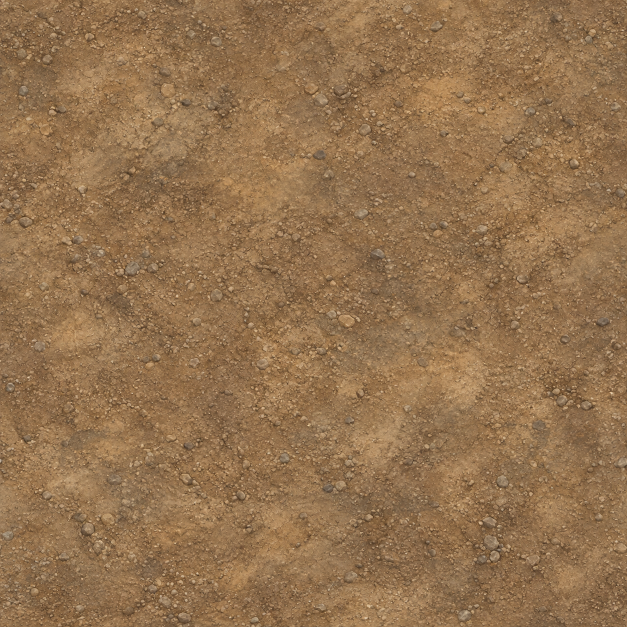
#> input picture art/ground-materials/v0.1.9.0/earth-a.png, 1254 x 1254 px (shown at 1/2 size)
$ python optimize-map-art.py
#> lines starting #> are read from the running program, lines starting #| are printed output that depends on the picture
"""Export existing map art to sized, content-hashed WebP files (requires Pillow)."""
from pathlib import Path
from io import BytesIO
import hashlib
import json
import re
from PIL import Image, ImageChops, features

ROOT = Path(__file__).resolve().parents[1]
OUTPUT = ROOT / "public/assets/maps/red-banner/modular"
CONFIG = (
    ("ground", "ground-earth-a", "art/ground-materials/v0.1.9.0/earth-a.png", 512, False),
    ("groundVariant", "ground-earth-b", "art/ground-materials/v0.1.9.0/earth-b.png", 512, False),
    ("grass", "ground-grass-a", "art/ground-materials/v0.1.9.0/grass-a.png", 512, False),
    ("grassVariant", "ground-grass-b", "art/ground-materials/v0.1.9.0/grass-b.png", 512, False),
    ("tree", "tree-spruce", "art/map-style-samples/v1/tree-style-v1.png", 768, True),
    ("cliff", "rock-outcrop", "art/terrain-readability/v0.1.5.2/rock-outcrop.png", 768, True),
    ("water", "river-water", "art/terrain-readability/v0.1.5.2/river-water.png", 512, False),
    ("treeBroadleaf", "tree-broadleaf", "art/map-expansion/v1/tree-broadleaf.png", 384, True),
    ("shrub", "shrub", "art/map-expansion/v1/shrub.png", 256, True),
    ("stones", "stones", "art/map-expansion/v1/stones.png", 256, True),
    ("hill", "grassy-knoll", "art/map-expansion/v1/hill.png", 384, True),
)


def main():
    OUTPUT.mkdir(parents=True, exist_ok=True)
    assets = []
    files = {}
    for kind, name, source_name, max_width, alpha in CONFIG:
        source = ROOT / source_name
        with Image.open(source) as original:
#> original is the input picture: PIL image 1254x1254 RGB; mean R, G, B 147.6, 114.4, 79.1
            original.load()
            image = original.convert("RGBA" if alpha else "RGB")
            if image.width > max_width:
                size = (max_width, round(image.height * max_width / image.width))
#> size = (512, 512)
                image = image.resize(size, Image.Resampling.LANCZOS)
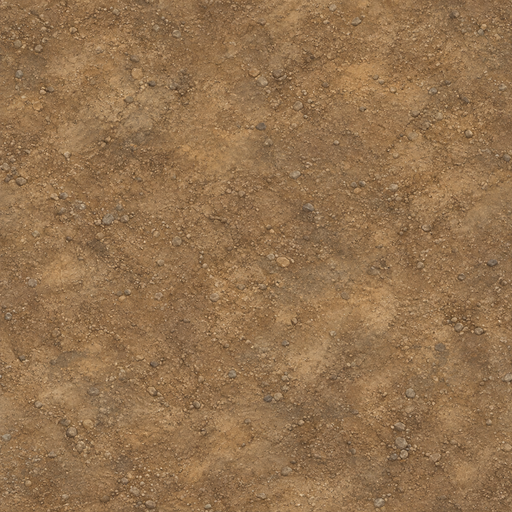
#> image: PIL image 512x512 RGB; mean R, G, B 147.6, 114.4, 79.1
            stream = BytesIO()
            image.save(stream, format="WEBP", quality=88, method=6, exact=True)
            payload = stream.getvalue()
            digest = hashlib.sha256(payload).hexdigest()
            filename = f"{name}.{digest[:12]}.webp"
            with Image.open(BytesIO(payload)) as decoded:
                decoded.load()
                assert decoded.size == image.size
                if alpha:
                    assert decoded.mode == "RGBA"
                    assert decoded.getchannel("A").getextrema() == (0, 255)
                    assert ImageChops.difference(image.getchannel("A"), decoded.getchannel("A")).getbbox() is None
                else:
                    assert decoded.mode == "RGB"
            (OUTPUT / filename).write_bytes(payload)
            files[kind] = "modular/" + filename
            assets.append({
                "asset_id": "modular_" + kind, "filename": filename,
                "source": str(source.relative_to(ROOT)).replace("\\", "/"),
                "source_type": "ai_generated", "generator": "built-in image_gen (original source)",
                "processing": {"encoder": "Pillow / libwebp", "webp_version": features.version("webp"),
                               "quality": 88, "method": 6, "resampling": "LANCZOS"},
                "source_width_px": original.width, "source_height_px": original.height,
                "width_px": image.width, "height_px": image.height, "has_alpha": alpha,
                "alpha_matches_resized_source": True if alpha else None,
                "source_file_bytes": source.stat().st_size,
                "source_sha256": hashlib.sha256(source.read_bytes()).hexdigest(),
                "file_bytes": len(payload), "sha256": digest,
                "status": "integrated", "visual_approved": False,
            })
#> pass 2 of the loop in main, `for kind, name, source_name, max_width, alpha in CONFIG:`:
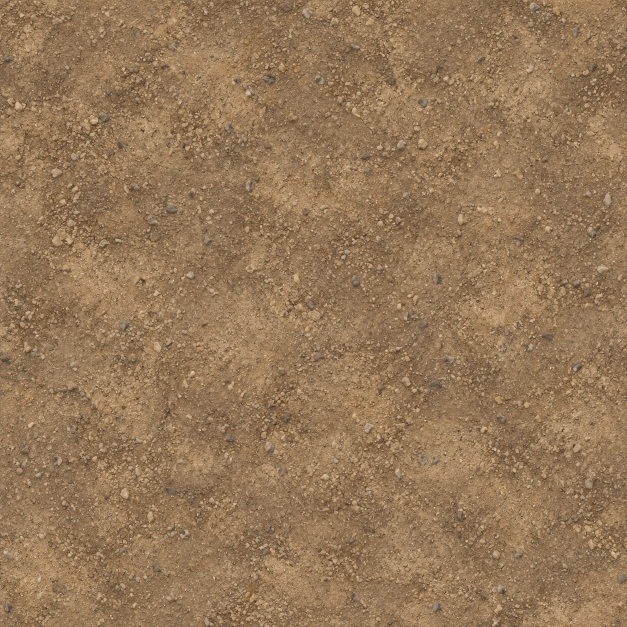
#> input picture art/ground-materials/v0.1.9.0/earth-b.png, 1254 x 1254 px (shown at 1/2 size)
#> in main, original is the input picture: PIL image 1254x1254 RGB; mean R, G, B 149.6, 119.9, 88.4
#> in main, `image = image.resize(size, Image.Resampling.LANCZOS)`:
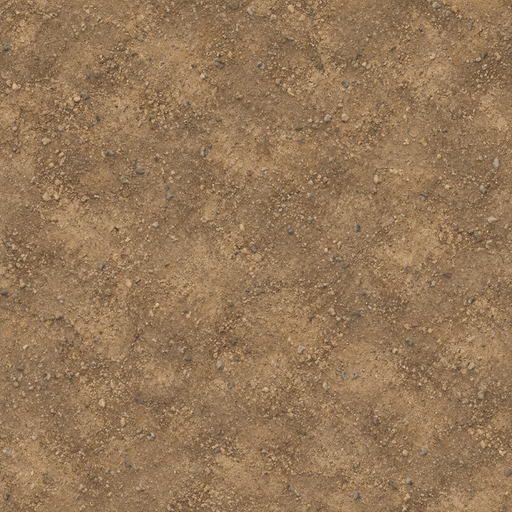
#> image: PIL image 512x512 RGB; mean R, G, B 149.6, 119.9, 88.4
    before = sum(asset["source_file_bytes"] for asset in assets)
    after = sum(asset["file_bytes"] for asset in assets)
    assert after <= 1024 * 1024, "Core map assets exceed the 1 MiB budget"
    version = re.search(r'GAME_VERSION = "([^"]+)"', (ROOT / "src/version.ts").read_text(encoding="utf-8")).group(1)
    manifest = {"game_version": version, "source_total_bytes": before,
                "runtime_total_bytes": after, "reduction_percent": round((1 - after/before)*100, 2),
                "assets": assets}
    (OUTPUT / "manifest.json").write_text(json.dumps(manifest, ensure_ascii=False, indent=2)+"\n", encoding="utf-8")
    registry = "// Generated by scripts/optimize-map-art.py; filenames contain the WebP content hash.\n"
    registry += "export const MAP_ASSET_FILES = " + json.dumps(files, indent=2) + " as const;\n"
    (ROOT / "src/scene/mapAssetFiles.ts").write_text(registry, encoding="utf-8")
    print(json.dumps(manifest, ensure_ascii=False, indent=2))


if __name__ == "__main__":
#> (the run stopped early here; a loop or call above may not have finished)
